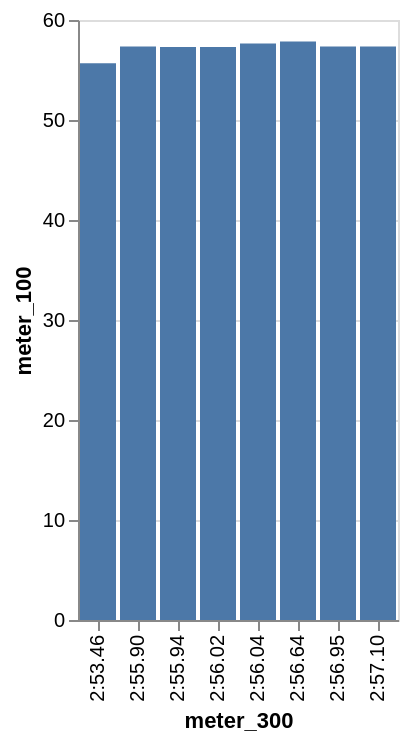

The specification (Vega-Lite) saved for this image:
### Vega-Lite specification from a JSON file in a GitHub repository (floating-point values rounded to 4 significant figures)
{"data": {"values": [{"x_data": "2:53.46", "y_data": 55.67}, {"x_data": "2:55.90", "y_data": 57.35}, {"x_data": "2:55.94", "y_data": 57.31}, {"x_data": "2:56.02", "y_data": 57.31}, {"x_data": "2:56.04", "y_data": 57.66}, {"x_data": "2:56.64", "y_data": 57.84}, {"x_data": "2:56.95", "y_data": 57.34}, {"x_data": "2:57.10", "y_data": 57.34}]}, "mark": "bar", "encoding": {"x": {"field": "x_data", "type": "nominal", "title": "meter_300", "sort": "ascending"}, "y": {"field": "y_data", "type": "quantitative", "title": "meter_100"}}}
